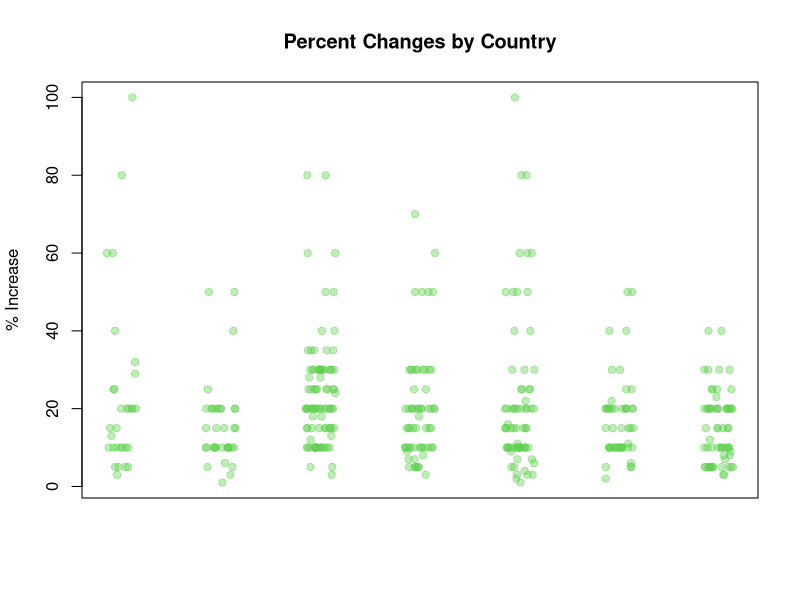
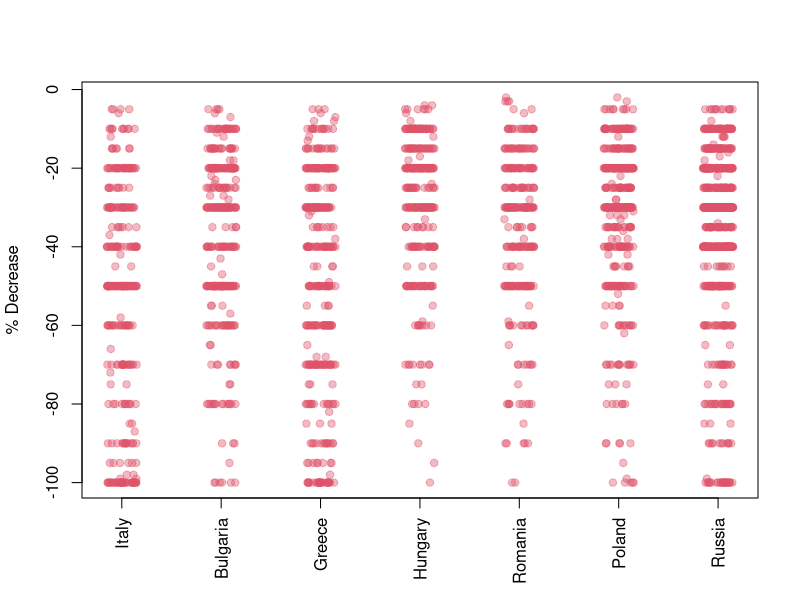
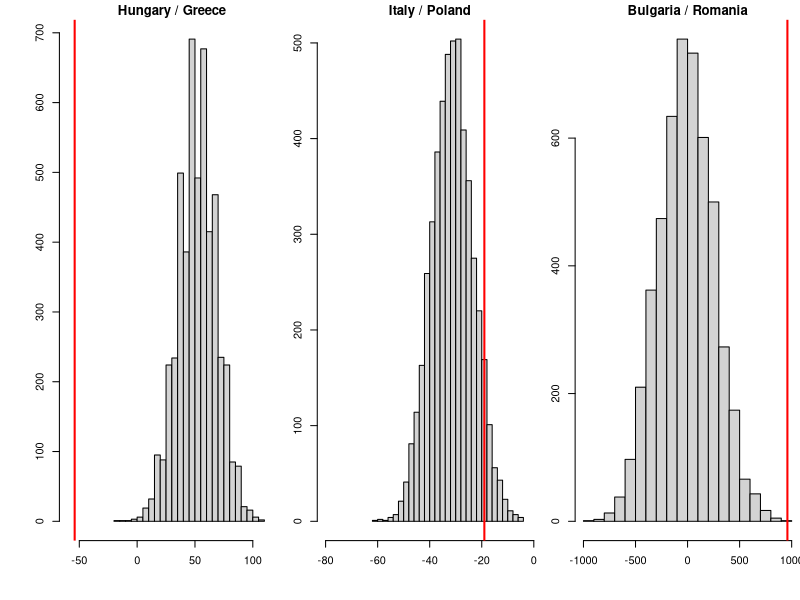

Recreate these plots in R, in order.
## ---- chunk 1
dropInvalid <- function(pop, column) {
  pop <- pop[!is.na(pop[,column]),]
  pop <- pop[!pop[,column] == -9,]
  pop <- pop[!pop[,column] == -99,]
}
popSize <- function(pop) {nrow(as.data.frame(pop))}

covid <- read.csv("WBCOVID_data.csv", header=TRUE)
covid <- dropInvalid(covid, "COVb2a")
countries <- unique(covid$Country)
countries2 <- c(countries[1:6], "Russia")
## ---- chunk 2
library(knitr)
changes <- function(country){
  select <- covid[covid$Country == country,]
  N <- popSize(select)
  inc <- dropInvalid(select[select$COVb2a == 1,], "COVb2b")
  same <- select[select$COVb2a == 2,]
  dec <- dropInvalid(select[select$COVb2a == 3,], "COVb2c")
  c(popSize(inc)/N*100, popSize(same)/N*100, popSize(dec)/N*100,
    sum(inc[,"COVb2b"]), sum(dec[,"COVb2c"]))
}
all.res <- round(sapply(countries, FUN=changes), 3)
rownames(all.res) <- c("% Increase", "% Same", "% Decrease", "Total % Increase", 
                       "Total % Decrease")
colnames(all.res) <- countries2
amount.res <- all.res[1:3,]
kable(amount.res)
## ---- chunk 3
percent.res <- all.res[4:5,]
kable(percent.res)
## ---- chunk 4
covid$Country2 <- match(covid$Country, countries)
covid.inc <- dropInvalid(covid, "COVb2b")
covid.dec <- dropInvalid(covid, "COVb2c")

plot(jitter(covid.inc$Country2, 0.75), covid.inc$COVb2b, xaxt = "n",
     pch=19, col=adjustcolor(3, 0.4), xlab="", ylab="% Increase",
     main="Percent Changes by Country")
plot(jitter(covid.dec$Country2, 0.75), -covid.dec$COVb2c, xaxt = "n", 
     yaxt = "n", pch=19, col=adjustcolor(2, 0.4), xlab="", ylab="% Decrease")
axis(1, at=1:7, labels=countries2, las=2)
axis(2, at=seq(from=-100,to=0,by=20), labels=seq(from=-100,to=0,by=20))
## ---- chunk 5
mixRandomly <- function(pop) {
  pop1 <- pop$pop1
  n_pop1 <- nrow(pop1)
  pop2 <- pop$pop2
  n_pop2 <- nrow(pop2)
  mix <- rbind(pop1,pop2)
  select4pop1 <- sample(1:(n_pop1 + n_pop2), n_pop1, replace = FALSE)
  new_pop1 <- mix[select4pop1,]  
  new_pop2 <- mix[-select4pop1,]
  list(pop1=new_pop1, pop2=new_pop2)
}

getDiscrepancy <- function(variate) {
  function(pop, mode=1) {
    newpop1 <- dropInvalid(pop$pop1, variate)
    newpop2 <- dropInvalid(pop$pop2, variate)
    if (mode == 1){
      popSize(newpop1) - popSize(newpop2)
    } else {
      sum(newpop2[,variate]) - sum(newpop1[,variate])
    }
  }
}

compareCountries <- function(country1, country2, mode=1, discrepancy="COVb2c"){
  pop <- list(pop1 = subset(covid, covid$Country == country1), 
              pop2 = subset(covid, covid$Country == country2))
  set.seed(341)
  
  discFn <- getDiscrepancy(discrepancy)
  disc.random <- sapply(1:1000, FUN = function(...){ 
    discFn(mixRandomly(pop), mode) 
  })
  baseline <- discFn(pop, mode) - mean(disc.random)
  disc.random <- disc.random - mean(disc.random)
  mean( abs(disc.random) >= abs(baseline) )
}
## ---- chunk 6
pop1 <- list(pop1 = subset(covid, covid$Country == "Hungary"), 
             pop2 = subset(covid, covid$Country == "Greece"))
discFn.c <- getDiscrepancy("COVb2c")

set.seed(341)
pop.pairs1 <- sapply(1:5000, FUN = function(...) {
  tmixpop <- mixRandomly(pop1)
  discFn.c(tmixpop)
})
compareCountries("Hungary", "Greece", 1, "COVb2c")
## ---- chunk 7
pop2 <- list(pop1 = subset(covid, covid$Country == "Italy"), 
             pop2 = subset(covid, covid$Country == "Poland"))
discFn.b <- getDiscrepancy("COVb2b")

set.seed(341)
pop.pairs2 <- sapply(1:5000, FUN = function(...) {
  tmixpop <- mixRandomly(pop2)
  discFn.b(tmixpop)
})
compareCountries("Italy", "Poland", 1, "COVb2b")
## ---- chunk 8
pop3 <- list(pop1 = subset(covid, covid$Country == "Bulgaria"), 
             pop2 = subset(covid, covid$Country == "Romania"))

set.seed(341)
pop.pairs3 <- sapply(1:5000, FUN = function(...) {
  tmixpop <- mixRandomly(pop3)
  discFn.b(tmixpop, mode=2)
})
compareCountries("Bulgaria", "Romania", 2, "COVb2b")
## ---- chunk 9
par(mfrow=c(1,3), mar=c(2.5, 2.5, 1.5, 0), oma=c(2, 2, 0, 0))
hist(pop.pairs1, breaks = 20, main = "Hungary / Greece", xlim=c(-60, 120), 
     xlab = "Difference in Bad Proportions", col = "lightgrey")
abline(v = discFn.c(pop1), col = "red", lwd = 2)

hist(pop.pairs2, breaks = 20, main = "Italy / Poland", xlim=c(-80, 0), 
     xlab = "Difference in Good Proportions", col = "lightgrey")
abline(v = discFn.b(pop2), col = "red", lwd = 2)

hist(pop.pairs3, breaks = 20, main = "Bulgaria / Romania",
     xlab = "Difference in Total Change", col = "lightgrey")
abline(v = discFn.b(pop3, 2), col = "red", lwd = 2)
